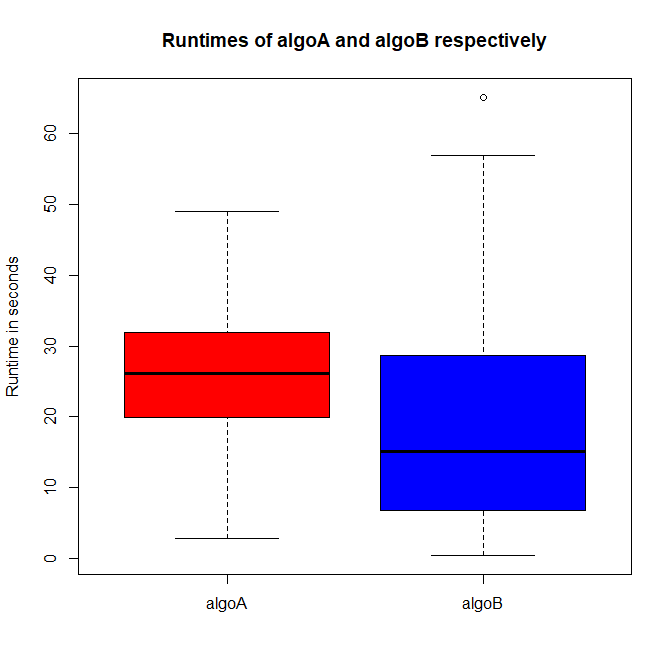

Source code (R):
load("SS_2021//EStat_UE//Übung_10//algorithms.Rdata")

boxplot(
    runningtimes,
    ylab = "Runtime in seconds",
    col = c("red", "blue"),
    main = "Runtimes of algoA and algoB respectively"
)
